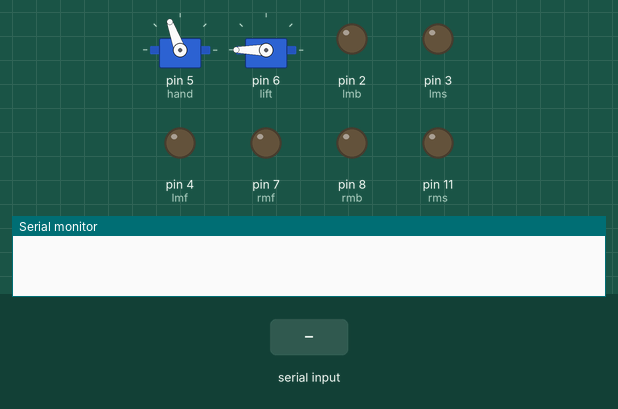
A sketch run on a simulated Arduino Uno, built with avr-gcc and run on an emulated ATmega328P. Shown: 2 × servo, output pins drawn as LEDs (lit = HIGH), the last lines printed to the serial monitor. Inputs (shaded band) come from the test bench.

Above: at 0.9 s.
1.0 s: "F" received over Serial
At 1.8 s:
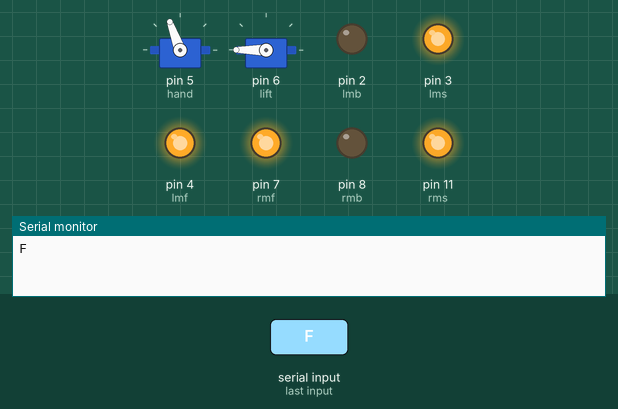
2.5 s: byte 88 ('X') received over Serial
At 2.9 s:
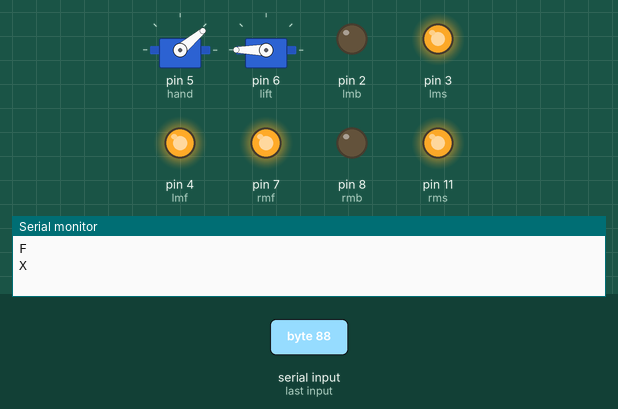
4.0 s: "B" received over Serial
At 5.2 s:
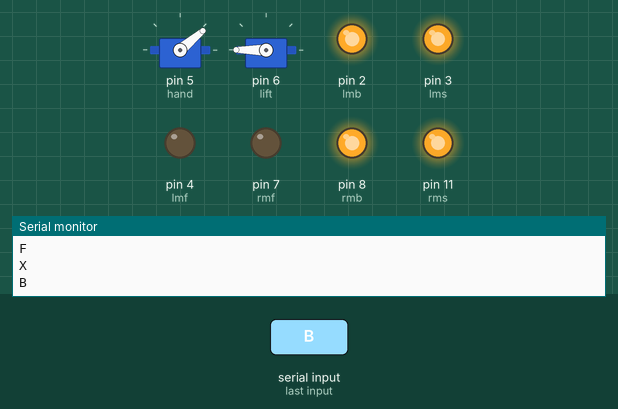
5.5 s: byte 120 ('x') received over Serial
At 6.4 s:
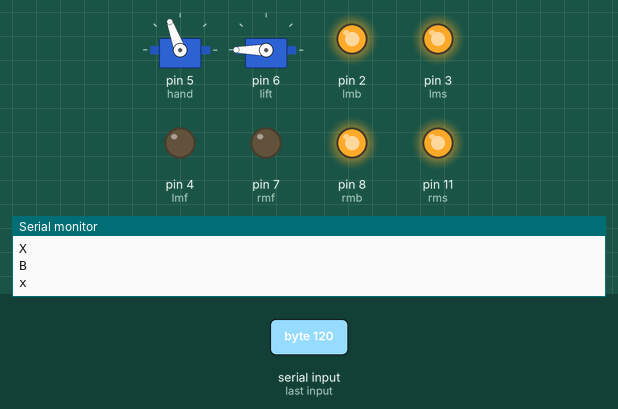
7.0 s: "L" received over Serial
At 7.5 s:
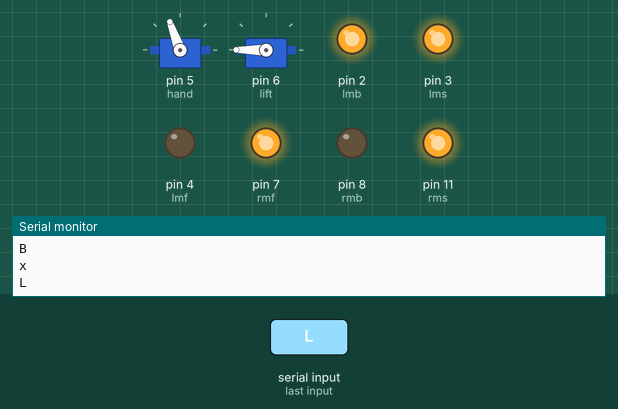
8.5 s: "R" received over Serial
At 9.9 s:
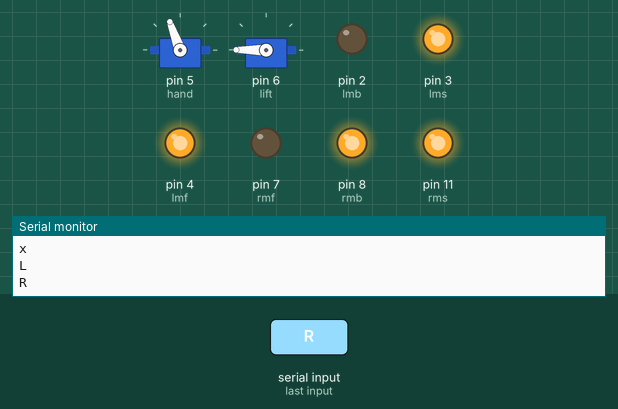
Timing chart, 0 to 11.0 s (numbered marks = the images above; inputs shaded):
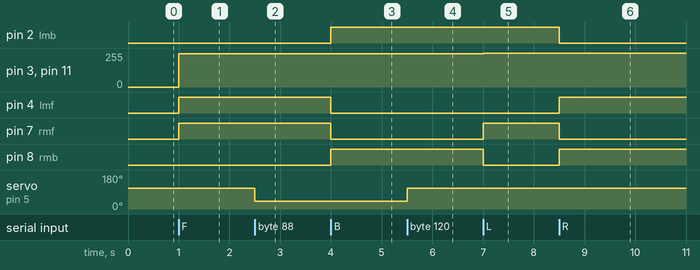

Measured:
- after the input at 1.0 s, pin 3 (lms), pin 11 (rms): 0/255 → 250/255 at once; pin 4 (lmf), pin 7 (rmf): LOW → HIGH at once
- after the input at 2.5 s, servo on pin 5 (hand): 110° → 40° at once
- after the input at 4.0 s, pin 2 (lmb), pin 8 (rmb): LOW → HIGH at once; pin 4 (lmf), pin 7 (rmf): HIGH → LOW at once
- after the input at 5.5 s, servo on pin 5 (hand): 40° → 110° at once
- after the input at 7.0 s, pin 3 (lms), pin 11 (rms): 250/255 → 255/255 at once; pin 7 (rmf): LOW → HIGH at once; pin 8 (rmb): HIGH → LOW at once
- after the input at 8.5 s, pin 2 (lmb), pin 7 (rmf): HIGH → LOW at once; pin 4 (lmf), pin 8 (rmb): LOW → HIGH at once

The sketch:

Bluetooth_Car_with_Servo_Grabber.ino
```cpp
#include<Servo.h>
#define lmf 4
#define lmb 2
#define lms 3
#define rmf 7
#define rmb 8
#define rms 11
#define grab 40
#define drop 110
#define rise 180
#define lower 50
Servo hand;
Servo lift;
void setup() {
  Serial.begin(9600);
  hand.attach(5);
  lift.attach(6);
  hand.write(drop);
  lift.write(rise);
  pinMode(lmf , OUTPUT);
  pinMode(lmb , OUTPUT);
  pinMode(rmf , OUTPUT);
  pinMode(rmb , OUTPUT);
  remote_control();
}

void loop() {
}
```

Control.ino
```cpp
void remote_control() {
  byte spd = 10;
  while (1) {
    if (Serial.available() > 0) {
      char data =  Serial.read();
      Serial.println(data);
      if (data == 'F')      motor(25 * spd, 25 * spd);
      else if (data == 'B') motor(-25 * spd, -25 * spd);
      else if (data == 'L') motor(-255, 255);
      else if (data == 'R') motor(255, -255);
      else if (data == 'I') motor(25 * spd, 0);
      else if (data == 'G') motor(0, 25 * spd);
      else if (data == 'J') motor(-25 * spd, 0);
      else if (data == 'H') motor(0, -25 * spd);
      else if (data == 'W') lift.write(lower); //headlight on
      else if (data == 'w') lift.write(rise); //headlight off
      else if (data == 'U') ; //backlight on
      else if (data == 'u') ; //backlight off
      else if (data == 'V') ;
      else if (data == 'v') ;
      else if (data == 'X') hand.write(grab);
      else if (data == 'x') hand.write(drop);
      else if (data == '0') spd = 0;
      else if (data == '1') spd = 1;
      else if (data == '2') spd = 2;
      else if (data == '3') spd = 3;
      else if (data == '4') spd = 4;
      else if (data == '5') spd = 5;
      else if (data == '6') spd = 6;
      else if (data == '7') spd = 7;
      else if (data == '8') spd = 8;
      else if (data == '9') spd = 9;
      else if (data == 'q') spd = 10;
      else if (data == 'S') motor(0, 0);
    }
  }
}
```

motor.ino
```cpp
void motor(int a, int b) {
  if (a > 0) {
    digitalWrite(lmf, 1);
    digitalWrite(lmb, 0);
  }
  else if (a < 0) {
    a = -a;
    digitalWrite(lmf, 0);
    digitalWrite(lmb, 1);
  }
  else {
    digitalWrite(lmf, 1);
    digitalWrite(lmb, 1);
  }

  if (b > 0) {
    digitalWrite(rmf, 1);
    digitalWrite(rmb, 0);
  }
  else if (b < 0) {
    b = -b;
    digitalWrite(rmf, 0);
    digitalWrite(rmb, 1);
  }
  else {
    digitalWrite(rmf, 1);
    digitalWrite(rmb, 1);
  }
  analogWrite(lms, a);
  analogWrite(rms, b);
}
```
